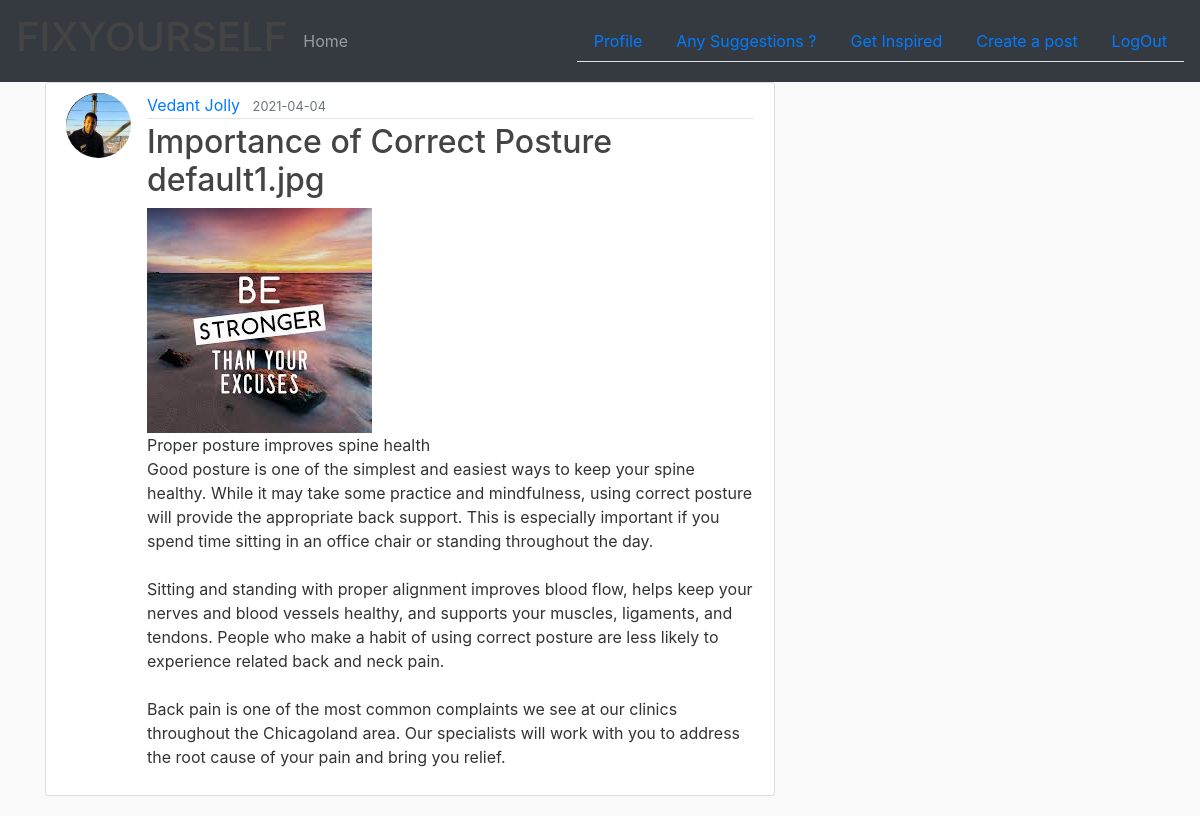
The app's page /post/1 (signed in) with its own data.
### se_hackethon_project/models.py (models this page shows, shortened)
class User(db.Model,UserMixin):
    id = db.Column(db.Integer,primary_key=True)
    name = db.Column(db.String(20),nullable=False)
    email = db.Column(db.String(120),unique=True,nullable=False)
    image_file = db.Column(db.String(20),nullable=False,default = 'default.jpg')
    password = db.Column(db.String(60),nullable=False)
    posts = db.relationship('Post', backref='author', lazy=True)
    feedbacks = db.relationship('Feedback',backref='customer',lazy=True)

class Post(db.Model):
    id = db.Column(db.Integer,primary_key = True)
    title = db.Column(db.String(100),nullable = False)
    date_posted = db.Column(db.DateTime,nullable = False,default = datetime.utcnow)
    content = db.Column(db.Text,nullable=False)
    image_file = db.Column(db.String(20),nullable=False,default = 'default1.jpg')
    user_id = db.Column(db.Integer, db.ForeignKey('user.id'), nullable=False)

### se_hackethon_project/routes.py (the view)
@app.route("/post/<int:post_id>")
def post(post_id):
    post = Post.query.get_or_404(post_id)
    return render_template('post.html', title=post.title, post=post)

### se_hackethon_project/models.py (called while the page is built)
@login_manager.user_loader
def load_user(user_id):
    return User.query.get(int(user_id))

### se_hackethon_project/templates/post.html (shortened to what this page needs)
{% extends 'layout.html' %}
{% block content %}
  <article class="media content-section">
    <img class="rounded-circle article-img" src="{{ url_for('static',filename = 'profile_pics/' + post.author.image_file) }}">
    <div class="media-body">
      <div class="article-metadata">
        <a class="mr-2" href="{{ url_for('user_posts',username=post.author.name) }}">{{ post.author.name }}</a>
        <small class="text-muted">{{ post.date_posted.strftime("%Y-%m-%d") }}</small>
      </div>
      <h2 class="article-title">{{ post.title }} {{post.image_file}}</h2>
      <img src="{{ url_for('static',filename = 'profile_pics/' + post.image_file) }}" alt="Post Picture">
      <p class="article-content">{{ post.content }}</p>
    </div>
  </article>
{% endblock content %}

### se_hackethon_project/static/main.css (style rules this page uses)
body { background: #fafafa; color: #333333; }
h1, h2, h3, h4, h5, h6 { color: #444444; }
.content-section { background: #ffffff; padding: 10px 20px; border: 1px solid #dddddd; border-radius: 3px; margin-bottom: 20px; }
.article-title { color: #444444; }
.article-content { white-space: pre-line; }
.article-img { height: 65px; width: 65px; margin-right: 16px; }
.article-metadata { padding-bottom: 1px; margin-bottom: 4px; border-bottom: 1px solid #e3e3e3 }

### records on screen
User: image_file (picture), author.name "Vedant Jolly"
Post: date_posted "2021-04-04", title "Importance of Correct Posture", image_file "default1.jpg", image_file (placeholder picture), content "Proper posture improves spine health Good posture is one of the simplest and easiest ways to keep your spine healthy. While it may take some practice and mindfulness, using correct posture will provide the appropriate back support. This is especially important if you spend time sitting in an office chair or standing throughout the day. Sitting and standing with proper alignment improves blood flow, helps keep your nerves and blood vessels healthy, and supports your muscles, ligaments, and tendons. People who make a habit of using correct posture are less likely to experience related back and neck pain. Back pain is one of the most common complaints we see at our clinics throughout the…"
